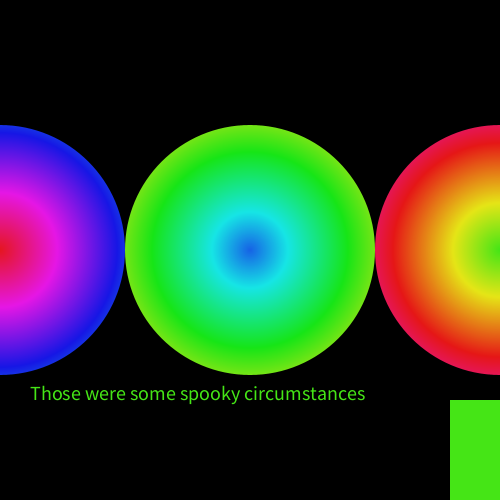
Frame 1 (no input)
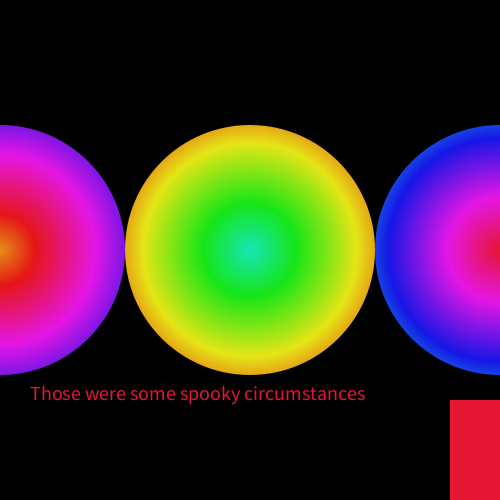
Frame 60 (the mouse pressed at the canvas centre just before this capture)
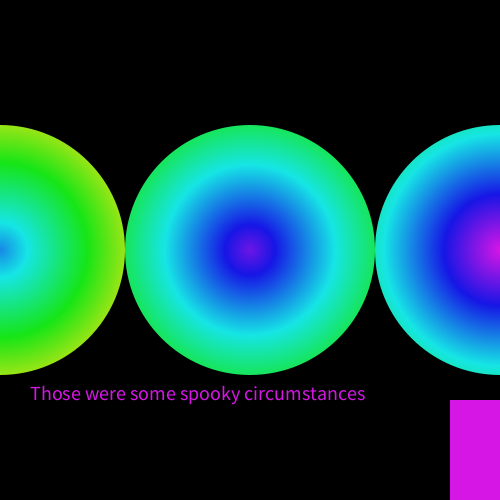
Frame 120 (the mouse held since frame 60 and released just before this capture)

The Processing sketch that drew these frames (run headless with seeded random() and noise(); from frame 60 on, the mouse is pressed at the canvas centre):

// Processing sketch: processing_113305
// ── processing_113305.pde

float angle = 0.0;
int dim;
float timer = 0.0;
float x=200.0;
float y=200.0;
float z=200.0;
float incz = TWO_PI/25.0;
void setup()
{
  size(500,500);
    dim = width/2;
  background(0);
  colorMode(HSB, 360, 100, 100);
  noStroke();
  ellipseMode(RADIUS);
}

void draw()
{
  background(0);
   for (int x = 0; x <= width; x+=dim) {
    drawGradient(x, height/2);
  } 
   for (int i = 1; i < 100; i=i+4) {
  rect(450, 400, i, 200+sin(z)*40.0);
  z = z + incz;
}
   
  timer+= 0.0167;
  if(timer<=2.99){
    textSize(20);
    text("Those were some spooky circumstances", 30, 400); 
  }
  if(timer>=3.00 && timer<=5.99){
    textSize(20);
    text("Something spooky was there with me", 30, 400); 
  }
  if(timer>=6.00 && timer <=8.99){
        textSize(20);
    text("I didn't eat my sandwich, a ghost did", 30, 400); 
  }
    if(timer>=9.00){
        textSize(20);
    text("OOOOOOOOOOOOOOOOOOOOOOOOOOOOOOOOOOOOO", 30, 400); 
  }
 if(timer>= 3 && timer<=6){
 
  angle+=0.1;
  rectMode(CENTER);
  pushMatrix();
  translate(250,100);
  rotate(angle);
  rect(0,0,50,50);
  popMatrix();
 }
 if(timer>=6 && timer<=9){

   scale(timer/10,timer/10);
   rect(100,100, 100,100);
 }

}
void drawGradient(float x, float y) {
  int radius = dim/2;
  float h = random(0, 360);
  for (int r = radius; r > 0; --r) {
    fill(h, 90, 90);
    ellipse(x, y, r, r);
    h = (h + 1) % 360;
  }
}
